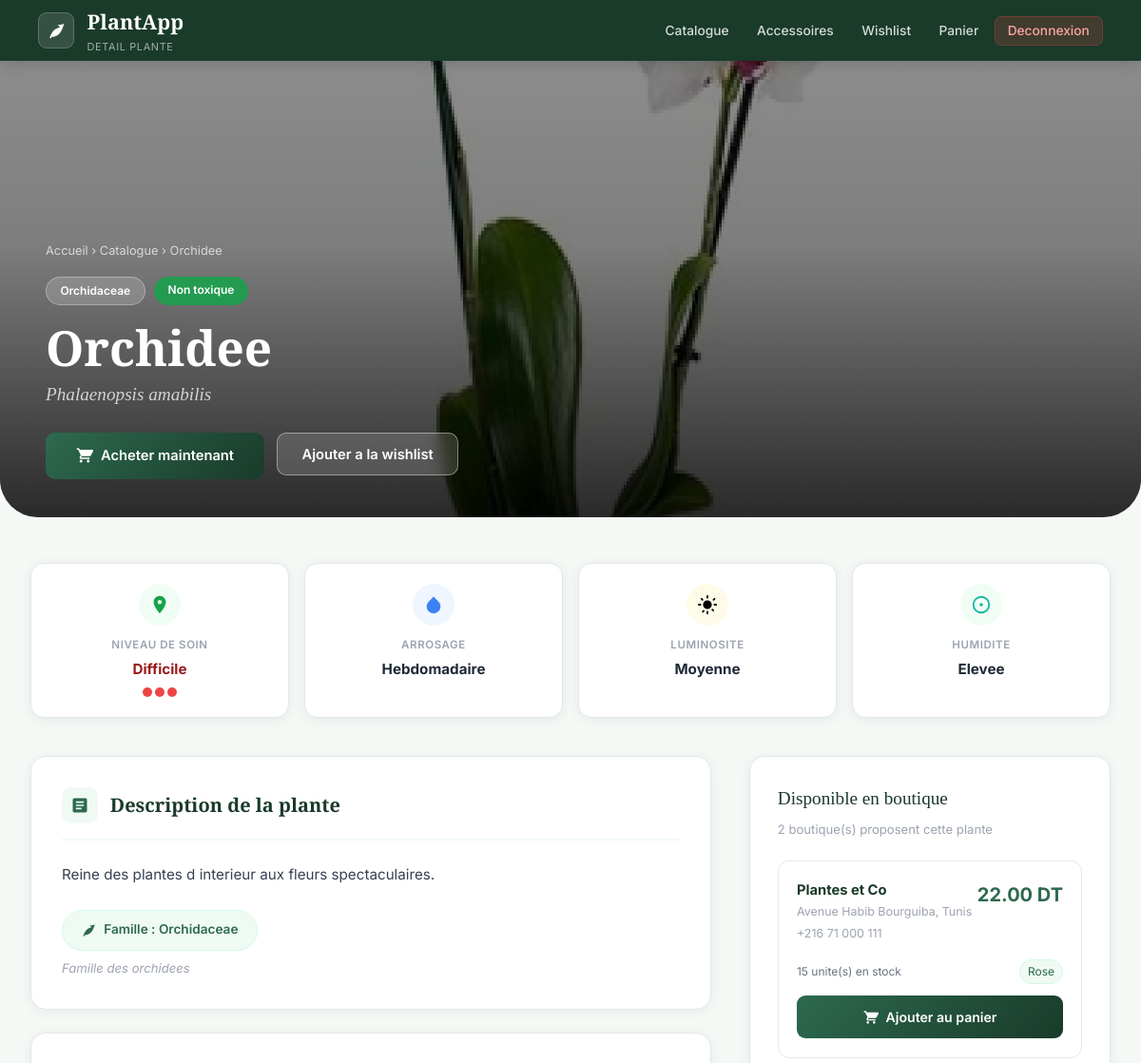
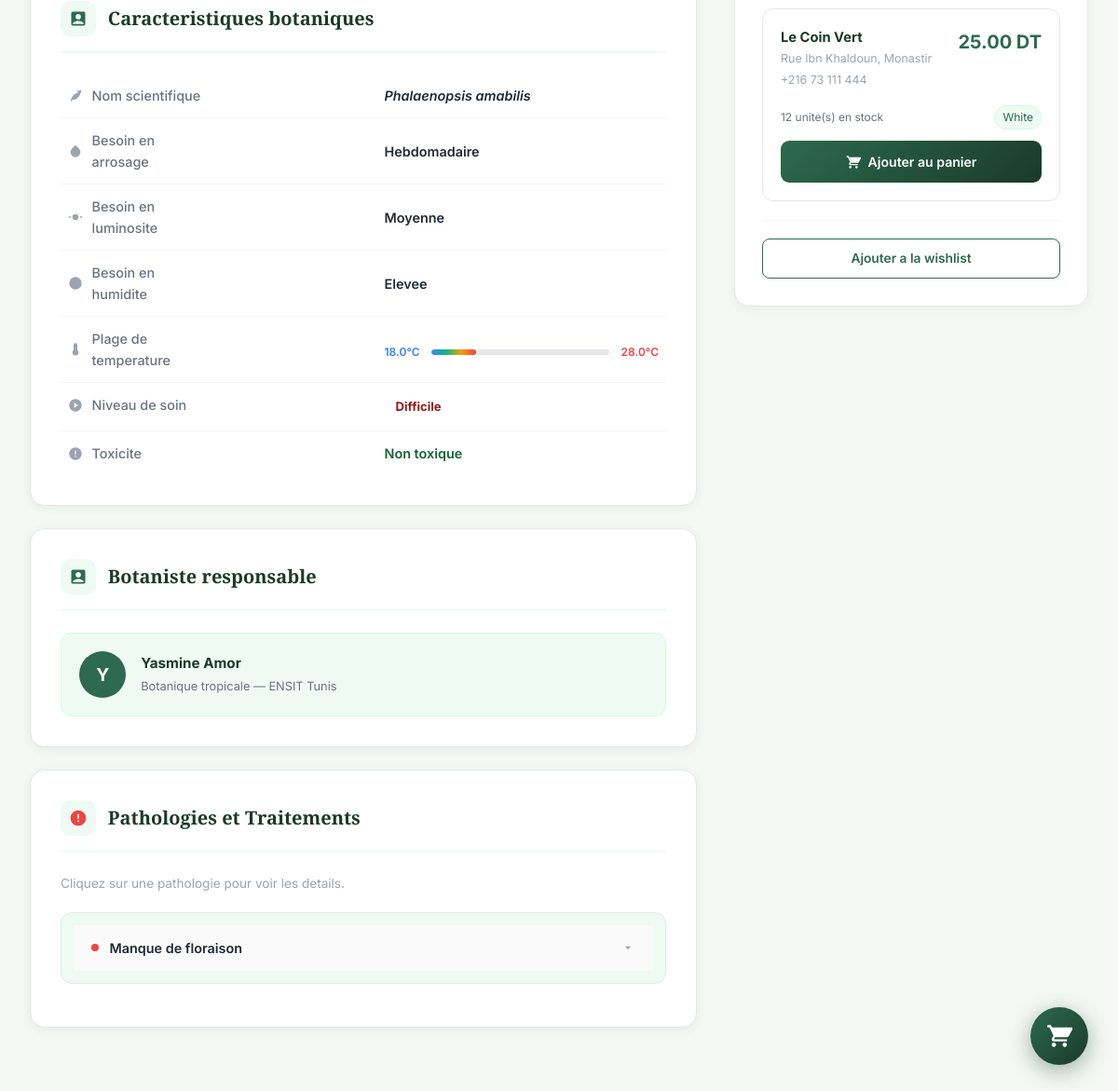
Page /plante.php?id=5 (signed in) on the committed database (2 pictures, top to bottom).
### tables this page shows
CREATE TABLE Plante (
    id_plante         INT AUTO_INCREMENT PRIMARY KEY,
    nom_commun        VARCHAR(150) NOT NULL,
    nom_scientifique  VARCHAR(200),
    id_famille        INT,
    description       TEXT,
    toxicite          TINYINT(1) DEFAULT 0,
    niveau_soin       ENUM('facile','moyen','difficile') DEFAULT 'facile',
    besoin_arrosage   ENUM('quotidien','hebdomadaire','bimensuel') DEFAULT 'hebdomadaire',
    besoin_luminosite ENUM('faible','moyenne','forte') DEFAULT 'moyenne',
    besoin_humidite   ENUM('faible','moyenne','elevee') DEFAULT 'moyenne',
    temperature_min   DECIMAL(4,1) DEFAULT 15.0,
    temperature_max   DECIMAL(4,1) DEFAULT 30.0,
    image_url         VARCHAR(500),
    id_botaniste      INT,
    date_ajout        DATETIME DEFAULT CURRENT_TIMESTAMP,
    FOREIGN KEY (id_famille)   REFERENCES Famille(id_famille),
    FOREIGN KEY (id_botaniste) REFERENCES Botaniste(id_utilisateur)
);

CREATE TABLE Famille (
    id_famille  INT AUTO_INCREMENT PRIMARY KEY,
    nom_famille VARCHAR(100) NOT NULL,
    description TEXT
);

CREATE TABLE Utilisateur (
    id_utilisateur   INT AUTO_INCREMENT PRIMARY KEY,
    nom              VARCHAR(100) NOT NULL,
    prenom           VARCHAR(100) NOT NULL,
    email            VARCHAR(150) NOT NULL UNIQUE,
    mot_de_passe     VARCHAR(255) NOT NULL,
    role             ENUM('particulier','botaniste','vendeur') NOT NULL,
    date_inscription DATETIME DEFAULT CURRENT_TIMESTAMP
);

CREATE TABLE Botaniste (
    id_utilisateur INT PRIMARY KEY,
    specialite     VARCHAR(150),
    institution    VARCHAR(150),
    FOREIGN KEY (id_utilisateur) REFERENCES Utilisateur(id_utilisateur) ON DELETE CASCADE
);

CREATE TABLE Pathologie (
    id_pathologie  INT AUTO_INCREMENT PRIMARY KEY,
    id_plante      INT NOT NULL,
    nom_pathologie VARCHAR(150) NOT NULL,
    symptomes      TEXT,
    traitement     TEXT,
    FOREIGN KEY (id_plante) REFERENCES Plante(id_plante) ON DELETE CASCADE
);

CREATE TABLE Catalogue (
    id_catalogue INT AUTO_INCREMENT PRIMARY KEY,
    id_vendeur   INT NOT NULL,
    id_plante    INT NOT NULL,
    prix         DECIMAL(10,2) NOT NULL,
    stock        INT DEFAULT 0,
    variete      VARCHAR(100),
    disponible   TINYINT(1) DEFAULT 1,
    FOREIGN KEY (id_vendeur) REFERENCES Vendeur(id_utilisateur) ON DELETE CASCADE,
    FOREIGN KEY (id_plante)  REFERENCES Plante(id_plante) ON DELETE CASCADE
);

CREATE TABLE Vendeur (
    id_utilisateur   INT PRIMARY KEY,
    nom_boutique     VARCHAR(150),
    adresse_boutique VARCHAR(200),
    telephone        VARCHAR(20),
    solde            DECIMAL(10,2) DEFAULT 0.00,
    FOREIGN KEY (id_utilisateur) REFERENCES Utilisateur(id_utilisateur) ON DELETE CASCADE
);

### plante.php (the view, shortened to what the rows shown need)
<?php
$conn = getConnection();
$id_p = (int)($_GET['id']??0);
$r = $conn->prepare("SELECT p.*,f.nom_famille,f.description as fam_desc,b.specialite,b.institution,u.nom as bot_nom,u.prenom as bot_prenom FROM Plante p LEFT JOIN Famille f ON f.id_famille=p.id_famille LEFT JOIN Botaniste b ON b.id_utilisateur=p.id_botaniste LEFT JOIN Utilisateur u ON u.id_utilisateur=p.id_botaniste WHERE p.id_plante=?");
$r->bind_param("i",$id_p); $r->execute();
$plante = $r->get_result()->fetch_assoc();
$pr = $conn->prepare("SELECT * FROM Pathologie WHERE id_plante=?");
$pr->bind_param("i",$id_p); $pr->execute();
$pathos = $pr->get_result()->fetch_all(MYSQLI_ASSOC);
$bq = $conn->prepare("SELECT c.id_catalogue,c.prix,c.stock,c.variete,c.id_vendeur,v.nom_boutique,v.adresse_boutique,v.telephone,u.nom,u.prenom FROM Catalogue c JOIN Vendeur v ON v.id_utilisateur=c.id_vendeur JOIN Utilisateur u ON u.id_utilisateur=v.id_utilisateur WHERE c.id_plante=? AND c.disponible=1 AND c.stock>0 ORDER BY c.prix ASC");
$bq->bind_param("i",$id_p); $bq->execute();
$boutiques = $bq->get_result()->fetch_all(MYSQLI_ASSOC);
function soin_label($s){ return $s==='facile'?'Facile':($s==='moyen'?'Moyen':'Difficile'); }
function soin_color($s){ return $s==='facile'?'var(--vert-soin)':($s==='moyen'?'var(--jaune-soin)':'var(--rouge-soin)'); }
function arrosage_label($s){ return $s==='quotidien'?'Quotidien':($s==='hebdomadaire'?'Hebdomadaire':'Bimensuel'); }
function lum_label($s){ return $s==='faible'?'Faible':($s==='moyenne'?'Moyenne':'Forte'); }
function hum_label($s){ return $s==='faible'?'Faible':($s==='moyenne'?'Moyenne':'Elevee'); }
?>
<!DOCTYPE html>
<html lang="fr">
<head>
<link rel="stylesheet" href="style.css">
</head>
<body>
<nav class="navbar">
  <a href="particulier.php" class="navbar-brand">
    <div><h1>PlantApp</h1><span>Detail Plante</span></div>
  </a>
</nav>
<div class="hero">
  <?php if($plante['image_url']): ?>
    <img src="<?=htmlspecialchars($plante['image_url'])?>" alt="<?=htmlspecialchars($plante['nom_commun'])?>"
         class="hero-img-bg"
         onerror="this.style.display='none';document.querySelector('.hero-img-bg-ph').style.display='block'">
  <?php else: ?>
    <div class="hero-img-bg-ph"></div>
  <?php endif; ?>
  <div class="hero-overlay"></div>
  <div class="hero-content">
    <div class="hero-breadcrumb">
      <a href="particulier.php">Accueil</a> &rsaquo;
      <a href="particulier.php#catalogue">Catalogue</a> &rsaquo;
      <?=htmlspecialchars($plante['nom_commun'])?>
    </div>
    <div class="hero-badges">
      <?php if($plante['nom_famille']): ?>
        <span class="hero-badge badge-famille"><?=htmlspecialchars($plante['nom_famille'])?></span>
      <?php endif; ?>
      <?php if($plante['toxicite']): ?>
        <span class="hero-badge badge-toxic">Toxique pour animaux</span>
      <?php else: ?>
        <span class="hero-badge badge-safe">Non toxique</span>
      <?php endif; ?>
    </div>
    <h1 class="hero-title"><?=htmlspecialchars($plante['nom_commun'])?></h1>
    <p class="hero-sci"><?=htmlspecialchars($plante['nom_scientifique']??'')?></p>
    <div class="hero-actions">
      <?php if(!empty($boutiques)): ?>
        <a href="#boutiques" class="btn-hero-primary">
        </a>
      <?php endif; ?>
      <form method="POST" style="display:inline;">
      </form>
    </div>
  </div>
</div>
<div class="page-wrap">
  <div class="score-strip">
    <div class="score-card">
      <div class="score-icon" style="background:#f0fdf4;">
        <svg viewBox="0 0 24 24" style="fill:#16a34a;"><path d="M12 2C8.13 2 5 5.13 5 9c0 5.25 7 13 7 13s7-7.75 7-13c0-3.87-3.13-7-7-7zm0 9.5c-1.38 0-2.5-1.12-2.5-2.5s1.12-2.5 2.5-2.5 2.5 1.12 2.5 2.5-1.12 2.5-2.5 2.5z"/></svg>
      </div>
      <div class="score-label">Niveau de soin</div>
      <div class="score-value" style="color:<?=soin_color($plante['niveau_soin'])?>"><?=soin_label($plante['niveau_soin'])?></div>
      <div class="level-bar" style="justify-content:center;margin-top:.4rem;">
        <?php
          $lvl = $plante['niveau_soin']==='facile'?1:($plante['niveau_soin']==='moyen'?2:3);
          $col = $plante['niveau_soin']==='facile'?'active':($plante['niveau_soin']==='moyen'?'medium':'hard');
          for($i=1;$i<=3;$i++) echo '<div class="level-dot '.($i<=$lvl?$col:'').'"></div>';
        ?>
      </div>
    </div>
    <div class="score-card">
      <div class="score-icon" style="background:#eff6ff;">
        <svg viewBox="0 0 24 24" style="fill:#3b82f6;"><path d="M12 2.69l5.66 5.66a8 8 0 1 1-11.31 0z"/></svg>
      </div>
      <div class="score-label">Arrosage</div>
      <div class="score-value"><?=arrosage_label($plante['besoin_arrosage'])?></div>
    </div>
    <div class="score-card">
      <div class="score-icon" style="background:#fefce8;">
      </div>
      <div class="score-label">Luminosite</div>
      <div class="score-value"><?=lum_label($plante['besoin_luminosite'])?></div>
    </div>
    <div class="score-card">
      <div class="score-icon" style="background:#f0fdf4;">
        <svg viewBox="0 0 24 24" style="fill:#14b8a6;width:22px;height:22px;"><path d="M12 2a10 10 0 1 0 0 20A10 10 0 0 0 12 2zm0 18a8 8 0 1 1 0-16A8 8 0 0 1 12 20zm-2-8a2 2 0 1 1 4 0 2 2 0 0 1-4 0z"/></svg>
      </div>
      <div class="score-label">Humidite</div>
      <div class="score-value"><?=hum_label($plante['besoin_humidite'])?></div>
    </div>
  </div>
  <div class="content-grid">
    <div>
      <div class="section">
        <div class="section-head">
          <div class="section-head-icon"><svg viewBox="0 0 24 24"><path d="M19 3H5c-1.1 0-2 .9-2 2v14c0 1.1.9 2 2 2h14c1.1 0 2-.9 2-2V5c0-1.1-.9-2-2-2zm-5 14H7v-2h7v2zm3-4H7v-2h10v2zm0-4H7V7h10v2z"/></svg></div>
          <h2 class="section-title">Description de la plante</h2>
        </div>
        <p class="desc-text"><?=htmlspecialchars($plante['description']??'Aucune description disponible pour cette plante.')?></p>
        <?php if($plante['nom_famille']): ?>
        <div style="margin-top:1.4rem;">
          <span class="famille-badge">
            <svg viewBox="0 0 24 24"><path d="M17 8C8 10 5.9 16.17 3.82 21.34L5.71 22l1-2.3A4.49 4.49 0 0 0 8 20C19 20 22 3 22 3c-1 2-8 2-8 2z"/></svg>
            Famille : <?=htmlspecialchars($plante['nom_famille'])?>
          </span>
          <?php if($plante['fam_desc']): ?>
            <p style="font-size:.82rem;color:#9ca3af;margin-top:.5rem;font-style:italic;"><?=htmlspecialchars($plante['fam_desc'])?></p>
          <?php endif; ?>
        </div>
        <?php endif; ?>
      </div>
      <div class="section">
        <div class="section-head">
          <h2 class="section-title">Caracteristiques botaniques</h2>
        </div>
        <table class="chars-table">
          <tr>
            <td><em><?=htmlspecialchars($plante['nom_scientifique']??'N/A')?></em></td>
          </tr>
          <tr>
            <td>
              <svg viewBox="0 0 24 24"><path d="M12 2.69l5.66 5.66a8 8 0 1 1-11.31 0z"/></svg>
              Besoin en arrosage
            </td>
            <td><?=arrosage_label($plante['besoin_arrosage'])?></td>
          </tr>
          <tr>
            <td>
              <svg viewBox="0 0 24 24"><path d="M12 7c-2.76 0-5 2.24-5 5s2.24 5 5 5 5-2.24 5-5-2.24-5-5-5zM2 13h2c.55 0 1-.45 1-1s-.45-1-1-1H2c-.55 0-1 .45-1 1s.45 1 1 1zm18 0h2c.55 0 1-.45 1-1s-.45-1-1-1h-2c-.55 0-1 .45-1 1s.45 1 1 1z"/></svg>
              Besoin en luminosite
            </td>
            <td><?=lum_label($plante['besoin_luminosite'])?></td>
          </tr>
          <tr>
            <td>
              <svg viewBox="0 0 24 24"><path d="M12 2a10 10 0 1 0 0 20A10 10 0 0 0 12 2z"/></svg>
              Besoin en humidite
            </td>
            <td><?=hum_label($plante['besoin_humidite'])?></td>
          </tr>
          <tr>
            <td>
              <div class="temp-range">
                <span class="temp-min"><?=$plante['temperature_min']?>°C</span>
                <div class="temp-bar"><div class="temp-fill" style="width:<?=min(100,max(10,(($plante['temperature_max']-$plante['temperature_min'])/40)*100))?>%"></div></div>
                <span class="temp-max"><?=$plante['temperature_max']?>°C</span>
              </div>
            </td>
          </tr>
          <tr>
            <td>
              <span style="color:<?=soin_color($plante['niveau_soin'])?>; padding:3px 12px;border-radius:20px;display:inline-block;font-size:.82rem;font-weight:700;">
                <?=soin_label($plante['niveau_soin'])?>
              </span>
            </td>
          </tr>
        </table>
      </div>
      <?php if($plante['bot_nom']): ?>
      <div class="section">
        <div class="section-head">
          <div class="section-head-icon"><svg viewBox="0 0 24 24"><path d="M19 3H5c-1.1 0-2 .9-2 2v14c0 1.1.9 2 2 2h14c1.1 0 2-.9 2-2V5c0-1.1-.9-2-2-2zm-7 3c1.93 0 3.5 1.57 3.5 3.5S13.93 13 12 13s-3.5-1.57-3.5-3.5S10.07 6 12 6zm7 13H5v-.23c0-.62.28-1.2.76-1.58C7.47 15.82 9.64 15 12 15s4.53.82 6.24 2.19c.48.38.76.97.76 1.58V19z"/></svg></div>
          <h2 class="section-title">Botaniste responsable</h2>
        </div>
        <div class="botaniste-card">
          <div class="bot-avatar"><?=strtoupper(substr($plante['bot_prenom'],0,1))?></div>
          <div>
            <div class="bot-name"><?=htmlspecialchars($plante['bot_prenom'].' '.$plante['bot_nom'])?></div>
            <div class="bot-info">
              <?php if($plante['specialite']): ?><?=htmlspecialchars($plante['specialite'])?><?php endif; ?>
              <?php if($plante['institution']): ?> — <?=htmlspecialchars($plante['institution'])?><?php endif; ?>
            </div>
          </div>
        </div>
      </div>
      <?php endif; ?>
      <?php if(!empty($pathos)): ?>
      <div class="section">
        <div class="section-head">
          <h2 class="section-title">Pathologies et Traitements</h2>
        </div>
        <?php foreach($pathos as $i=>$pa): ?>
        <div class="patho-item">
          <button class="patho-header-btn" onclick="togglePatho(<?=$i?>)">
            <div class="patho-name-wrap">
              <span class="patho-dot"></span>
              <span class="patho-name-text"><?=htmlspecialchars($pa['nom_pathologie'])?></span>
            </div>
            <svg class="patho-chevron" id="chev-<?=$i?>" viewBox="0 0 24 24"><path d="M7 10l5 5 5-5z"/></svg>
          </button>
        </div>
        <?php endforeach; ?>
      </div>
      <?php endif; ?>
    </div>
    <div id="boutiques">
      <div class="sidebar-card">
        <?php if(empty($boutiques)): ?>
          <div class="no-stock">Cette plante n est pas disponible en boutique pour le moment.</div>
        <?php else: ?>
          <?php foreach($boutiques as $b): ?>
          <div class="boutique-item">
            <div class="b-top">
              <div>
                <div class="b-name"><?=htmlspecialchars($b['nom_boutique'])?></div>
                <?php if($b['adresse_boutique']): ?><div class="b-addr"><?=htmlspecialchars($b['adresse_boutique'])?></div><?php endif; ?>
                <?php if($b['telephone']): ?><div class="b-tel"><?=htmlspecialchars($b['telephone'])?></div><?php endif; ?>
              </div>
              <div class="b-price"><?=number_format($b['prix'],2)?> DT</div>
            </div>
            <div class="b-meta">
              <span class="b-stock"><?=$b['stock']?> unite(s) en stock</span>
              <?php if($b['variete']): ?><span class="b-variete"><?=htmlspecialchars($b['variete'])?></span><?php endif; ?>
            </div>
            <a href="panier.php?add_plante=<?=$id_p?>&vendeur=<?=$b['id_vendeur']?>&prix=<?=$b['prix']?>&stock=<?=$b['stock']?>" class="btn-add">
              Ajouter au panier
            </a>
          </div>
          <?php endforeach; ?>
        <?php endif; ?>
      </div>
    </div>
  </div>
</div>
</body>
</html>

### rows in the picture
plante: image_url (picture), nom_commun "Orchidee", id_famille.nom_famille "Orchidaceae", nom_scientifique "Phalaenopsis amabilis", niveau_soin "Difficile", besoin_arrosage "Hebdomadaire", besoin_luminosite "Moyenne", besoin_humidite "Elevee", description "Reine des plantes d interieur aux fleurs spectaculaires.", id_famille.description "Famille des orchidees", temperature_min "18.0", temperature_max "28.0", utilisateur.prenom "Y", utilisateur.prenom+nom "Yasmine Amor", id_botaniste.specialite "Botanique tropicale", id_botaniste.institution "ENSIT Tunis"
pathologie: nom_pathologie "Manque de floraison"
catalogue: id_vendeur.nom_boutique "Plantes et Co", id_vendeur.adresse_boutique "Avenue Habib Bourguiba, Tunis", id_vendeur.telephone "+216 71 000 111", prix "22.00", stock "15", variete "Rose"
catalogue: id_vendeur.nom_boutique "Le Coin Vert", id_vendeur.adresse_boutique "Rue Ibn Khaldoun, Monastir", id_vendeur.telephone "+216 73 111 444", prix "25.00", stock "12", variete "White"

### other values in the picture
count($boutiques) "2"
